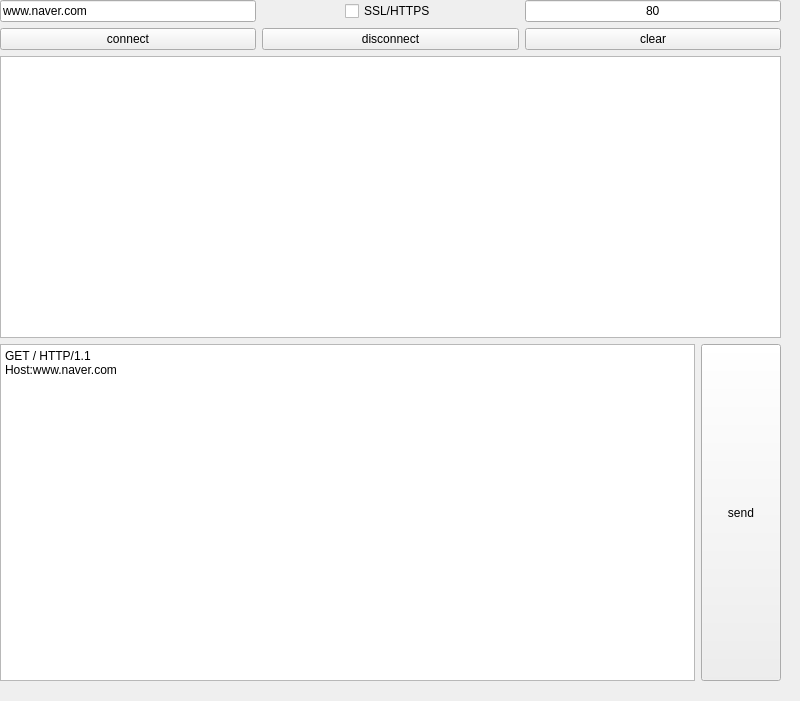
<?xml version="1.0" encoding="UTF-8"?>
<ui version="4.0">
 <class>Widget</class>
 <widget class="QWidget" name="Widget">
  <property name="geometry">
   <rect>
    <x>0</x>
    <y>0</y>
    <width>800</width>
    <height>701</height>
   </rect>
  </property>
  <property name="windowTitle">
   <string>Widget</string>
  </property>
  <widget class="QWidget" name="layoutWidget">
   <property name="geometry">
    <rect>
     <x>0</x>
     <y>0</y>
     <width>781</width>
     <height>681</height>
    </rect>
   </property>
   <layout class="QVBoxLayout" name="verticalLayout_3">
    <item>
     <layout class="QVBoxLayout" name="verticalLayout_2">
      <item>
       <layout class="QVBoxLayout" name="verticalLayout">
        <item>
         <layout class="QHBoxLayout" name="horizontalLayout_3">
          <item>
           <widget class="QLineEdit" name="lehost">
            <property name="sizePolicy">
             <sizepolicy hsizetype="Preferred" vsizetype="Fixed">
              <horstretch>0</horstretch>
              <verstretch>0</verstretch>
             </sizepolicy>
            </property>
            <property name="text">
             <string>www.naver.com</string>
            </property>
           </widget>
          </item>
          <item alignment="Qt::AlignHCenter">
           <widget class="QCheckBox" name="sslCheck">
            <property name="text">
             <string>SSL/HTTPS</string>
            </property>
           </widget>
          </item>
          <item>
           <widget class="QLineEdit" name="leport">
            <property name="sizePolicy">
             <sizepolicy hsizetype="Minimum" vsizetype="Fixed">
              <horstretch>0</horstretch>
              <verstretch>0</verstretch>
             </sizepolicy>
            </property>
            <property name="text">
             <string>80</string>
            </property>
            <property name="alignment">
             <set>Qt::AlignCenter</set>
            </property>
           </widget>
          </item>
         </layout>
        </item>
        <item>
         <layout class="QHBoxLayout" name="horizontalLayout">
          <item>
           <widget class="QPushButton" name="pbConnect">
            <property name="text">
             <string>connect</string>
            </property>
           </widget>
          </item>
          <item>
           <widget class="QPushButton" name="pbDisconnect">
            <property name="text">
             <string>disconnect</string>
            </property>
           </widget>
          </item>
          <item>
           <widget class="QPushButton" name="pbClear">
            <property name="text">
             <string>clear</string>
            </property>
           </widget>
          </item>
         </layout>
        </item>
       </layout>
      </item>
      <item>
       <widget class="QPlainTextEdit" name="pteMessage"/>
      </item>
     </layout>
    </item>
    <item>
     <layout class="QHBoxLayout" name="horizontalLayout_4">
      <item>
       <widget class="QPlainTextEdit" name="ptSendText">
        <property name="plainText">
         <string>GET / HTTP/1.1
Host:www.naver.com

</string>
        </property>
       </widget>
      </item>
      <item>
       <widget class="QPushButton" name="pbSend">
        <property name="sizePolicy">
         <sizepolicy hsizetype="Minimum" vsizetype="Expanding">
          <horstretch>0</horstretch>
          <verstretch>0</verstretch>
         </sizepolicy>
        </property>
        <property name="text">
         <string>send</string>
        </property>
       </widget>
      </item>
     </layout>
    </item>
   </layout>
  </widget>
 </widget>
 <resources/>
 <connections/>
</ui>
